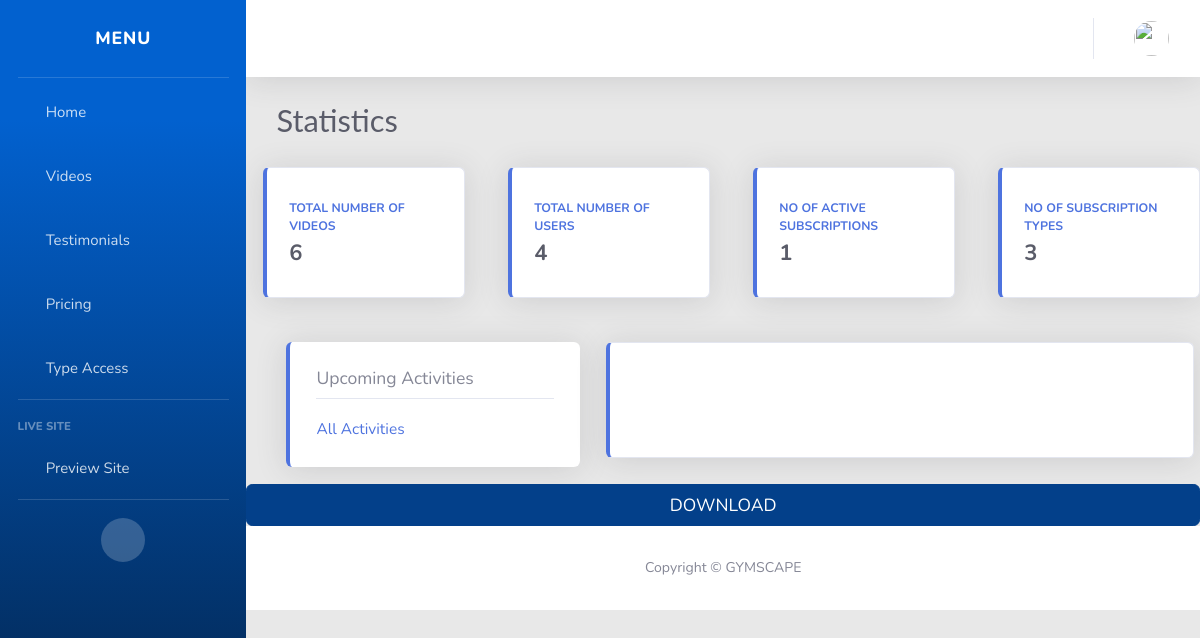
/dashboard/ (signed in), run on an earlier commit of the app's database.
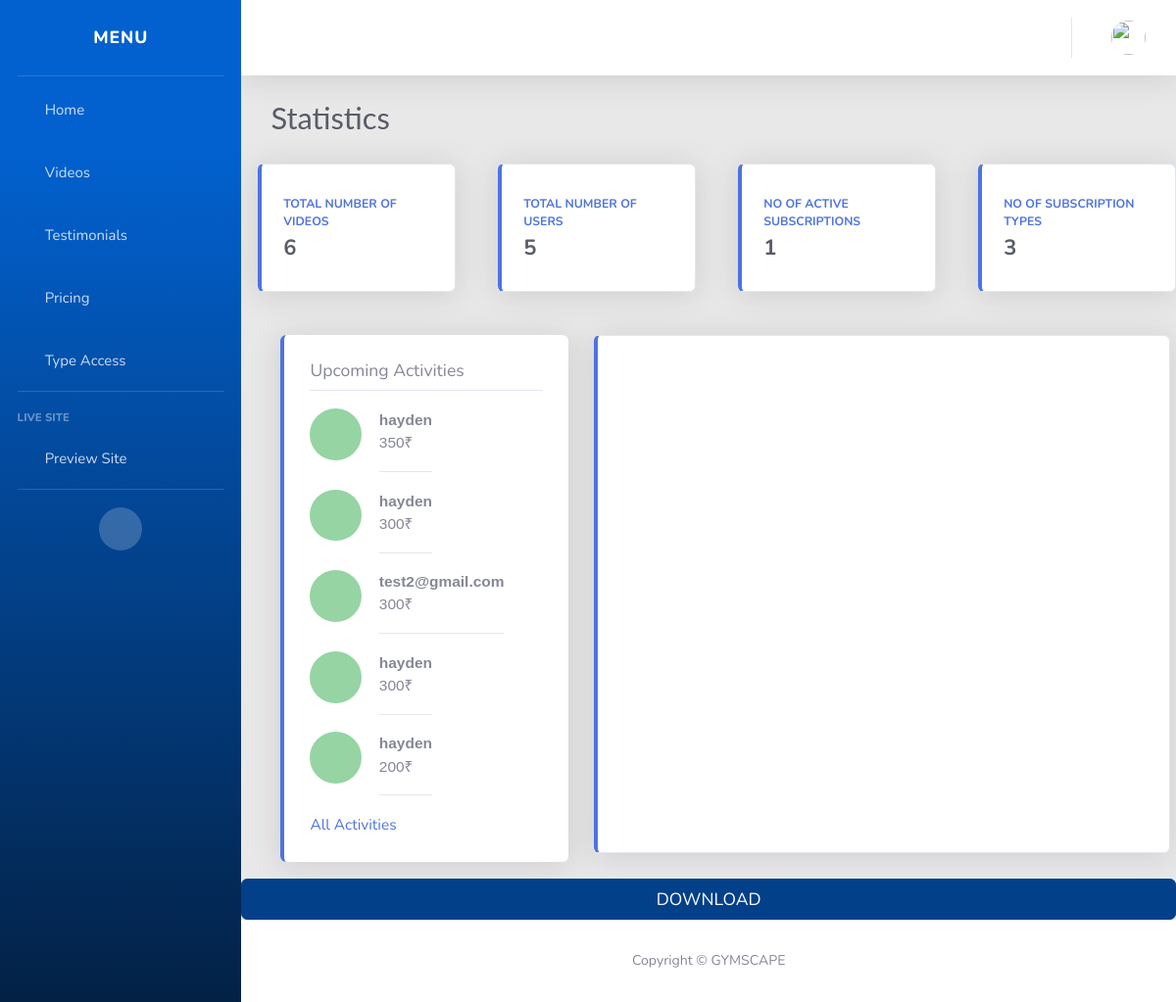
And on a later commit of the database.
### SubsApp/models.py (models this page shows)
class Transations(models.Model):
    user = models.ForeignKey(
        User, on_delete=models.CASCADE)
    amount = models.IntegerField()
    date = models. DateTimeField(auto_now=True)
    success = models.BooleanField(default=False)
    paytmOID = models.CharField(max_length=100, default="")
    subType = models.ForeignKey(
        SubType, on_delete=models.CASCADE, null=True)

### SubsApp/views.py (the view)
# urls.py: path('dashboard/', views.AdminHome, name='AdminHome'),
def AdminHome(request):
    if request.user.is_staff:
        l = []
        for i in Transations.objects.all():
            l.append(str(i.date)[5:7])
        c = collections.Counter(l)
        l = []
        l.append(["date", "Month"])
        for k in c:
            l.append([int(k), int(c[k])])
        context = {
            "totalNoOfUsers": len(User.objects.all()),
            "totalNoOfVideos": len(Video.objects.all()),
            'recentTrans': Transations.objects.all().order_by("-date")[:5],
            'noOfSubs': len(Subscription.objects.all()),
            'noOfSubtypes': len(SubType.objects.all()),
            'activitesGraph': json.dumps(l)
        }
        return render(request, 'home.html', context)
    else:
        return HttpResponsePermanentRedirect(reverse('home'))

### templates/home.html (shortened to what this page needs)
{% extends 'Adminbase.html' %}
{% block content %}
<div id="print-content">
    <div class="d-sm-flex align-items-center justify-content-between mb-4" style="padding-left: 30px;">
        <h1 class="h3 mb-0 text-gray-800">Statistics</h1>
    </div>
    <div class="row">
        <div class="col-xl-3 col-md-6 mb-4" style="padding-left: 30px;">
            <div class="card border-left-primary shadow h-100 py-2">
                <div class="card-body">
                    <div class="row no-gutters align-items-center">
                        <div class="col mr-2">
                            <div class="text-xs font-weight-bold text-primary text-uppercase mb-1">
                                <a href="tables120hrs">Total Number of Videos</a>
                            </div>
                            <div class="h5 mb-0 font-weight-bold text-gray-800">{{totalNoOfVideos}}</div>
                        </div>
                    </div>
                </div>
            </div>
        </div>
        <div class="col-xl-3 col-md-6 mb-4" style="padding-left: 30px;">
            <div class="card border-left-primary shadow h-100 py-2">
                <div class="card-body">
                    <div class="row no-gutters align-items-center">
                        <div class="col mr-2">
                            <div class="text-xs font-weight-bold text-primary text-uppercase mb-1">
                                <a href="tables120hrs">Total Number of Users</a>
                            </div>
                            <div class="h5 mb-0 font-weight-bold text-gray-800">{{totalNoOfUsers}}</div>
                        </div>
                    </div>
                </div>
            </div>
        </div>
        <div class="col-xl-3 col-md-6 mb-4" style="padding-left: 30px;">
            <div class="card border-left-primary shadow h-100 py-2">
                <div class="card-body">
                    <div class="row no-gutters align-items-center">
                        <div class="col mr-2">
                            <div class="text-xs font-weight-bold text-primary text-uppercase mb-1">
                                <a href="tables120hrs">No Of Active Subscriptions</a>
                            </div>
                            <div class="h5 mb-0 font-weight-bold text-gray-800">{{noOfSubs}}</div>
                        </div>
                    </div>
                </div>
            </div>
        </div>
        <div class="col-xl-3 col-md-6 mb-4" style="padding-left: 30px;">
            <div class="card border-left-primary shadow h-100 py-2">
                <div class="card-body">
                    <div class="row no-gutters align-items-center">
                        <div class="col mr-2">
                            <div class="text-xs font-weight-bold text-primary text-uppercase mb-1">
                                <a href="tables120hrs">No Of Subscription Types</a>
                            </div>
                            <div class="h5 mb-0 font-weight-bold text-gray-800">{{noOfSubtypes}}</div>
                        </div>
                    </div>
                </div>
            </div>
        </div>
    </div>
    <div class="row">
        <div class="my-3 p-4 bg-white rounded shadow-sm ml-5 pr-6 border-left-primary shadow " style="min-width:30%;">
            <h6 class="border-bottom pb-2 mb-0">Upcoming Activities</h6>
            {% for act in recentTrans %}
            <div class="d-flex text-muted pt-3" style="min-width:100%;">
                {% if act.success %}
                <span class='dot' style='background-color:#96D4A4'></span>
                {% else %}
                <span class='dot' style='background-color:#F5C6CA'></span>
                {% endif %}
                <p class="pb-3 mb-0 small lh-sm border-bottom">
                    <strong class="d-block text-gray-dark">{{act.user}}</strong>
                    {{act.amount}}₹
                </p>
            </div>
            {% endfor %}
            <small class="d-block text-end mt-3">
                <a href="{% url 'home' %}">All Activities</a>
            </small>
        </div>
        <div id="curve_chart" class="col-xl-1 col-md-6 ml-4 mb-4 card border-left-primary shadow "
            style=" margin-top:1rem;min-width: 60%;border-radius:0.35rem;overflow: hidden;">
        </div>
    </div>
</div>
<input type="button" onclick="printDiv('print-content')" value="Download" class="btn btn-primary" />
{% endblock %}

### templates/Adminbase.html (shortened to what this page needs)
{% extends 'NavBase.html' %}
{% load static %}
{% block aboveNav %}
<html>
<head>
    <link href="{% static 'css/main.css' %}" rel="stylesheet" media="all">
    <link rel="stylesheet" type="text/css" href="{% static 'css/bootstrap.css' %}" />
    <link rel="stylesheet" type="text/css" href="{% static 'css/styles.css' %}" />
    <link href="{% static 'vendor/fontawesome-free/css/all.min.css' %}" rel="stylesheet" type="text/css">
    <link href="{% static 'vendor/datatables/dataTables.bootstrap4.min.css' %}" rel="stylesheet">
    <link href="{% static 'css/sb-admin-2.min.css' %}" rel="stylesheet">
    <link href="{% static 'css/custom.css' %}" rel="stylesheet">
</head>
<body id="page-top">
    <div id="wrapper">
        <ul class="navbar-nav bg-gradient-primary sidebar sidebar-dark accordion" id="accordionSidebar">
            <a class="sidebar-brand d-flex align-items-center justify-content-center" style="color:white">
                <div class="sidebar-brand-text mx-3">Menu </div>
            </a>
            {% endblock %}
            {% block belowNav %}
            <div class="text-center d-none d-md-inline">
                <button class="rounded-circle border-0" id="sidebarToggle"></button>
            </div>
        </ul>
        <div id="content-wrapper" class="d-flex flex-column">
            <div id="content">
                <nav class="navbar navbar-expand navbar-light bg-white topbar mb-4 static-top shadow">
                    <ul class="navbar-nav ml-auto">
                        <li class="nav-item dropdown no-arrow mx-1">
                            <a class="nav-link dropdown-toggle" href="#" id="alertsDropdown" role="button"
                                data-toggle="dropdown" aria-haspopup="true" aria-expanded="false">
                            </a>
                        </li>
                        <li class="nav-item dropdown no-arrow">
                            <a class="nav-link dropdown-toggle" href="#" id="userDropdown" role="button"
                                data-toggle="dropdown" aria-haspopup="true" aria-expanded="false">
                                <img class="img-profile rounded-circle" src="{% static 'img/user.png' %}">
                            </a>
                        </li>
                    </ul>
                </nav>
                {% block content %}
                {% endblock %}
                <footer class="sticky-footer bg-white">
                    <div class="container my-auto">
                        <div class="copyright text-center my-auto">
                            <span>Copyright &copy; GYMSCAPE</span>
                        </div>
                    </div>
                </footer>
            </div>
        </div>
</body>
</html>
{% endblock %}

### templates/NavBase.html
{% block aboveNav %}
{% endblock %}
<hr class="sidebar-divider my-0">
<li class="nav-item {% if request.resolver_match.url_name == 'home' %}active{% endif %}">
    <a class="nav-link" href="{% url 'AdminHome' %}">
        <i class="fas fa-fw fa-tachometer-alt"></i>
        <span>Home</span></a>
</li>
<li class="nav-item {% if request.resolver_match.url_name == 'AddVideo' %}active{% endif %}">
    <a class="nav-link" href="{% url 'AddVideo' %}">
        <i class="fas fa-fw fa-tachometer-alt"></i>
        <span>Videos</span></a>
</li>
<li class="nav-item {% if request.resolver_match.url_name == 'AddTestimonial' %}active{% endif %}">
    <a class="nav-link" href="{% url 'AddTestimonial' %}">
        <i class="fas fa-fw fa-tachometer-alt"></i>
        <span>Testimonials</span></a>
</li>
<li class="nav-item {% if request.resolver_match.url_name == 'AddSubType' %}active{% endif %}">
    <a class="nav-link" href="{% url 'AddSubType' %}">
        <i class="fas fa-fw fa-tachometer-alt"></i>
        <span>Pricing</span></a>
</li>
<li class="nav-item {% if request.resolver_match.url_name == 'AddTypeAccess' %}active{% endif %}">
    <a class="nav-link" href="{% url 'AddTypeAccess' %}">
        <i class="fas fa-fw fa-tachometer-alt"></i>
        <span>Type Access</span></a>
</li>
<hr class="sidebar-divider ">
<div class="sidebar-heading">
    Live Site
</div>
<li class="nav-item {% if request.resolver_match.url_name == 'home' %}active{% endif %}">
    <a class="nav-link" href="{% url 'home' %}">
        <i class="fas fa-fw fa-tachometer-alt"></i>
        <span>Preview Site</span></a>
</li>
<hr class="sidebar-divider d-none d-md-block" />
{% block belowNav %}
{% endblock %}

### static/css/main.css (style rules this page uses)
.row { display: -webkit-box; display: -webkit-flex; display: -moz-box; display: -ms-flexbox; display: flex; -webkit-flex-wrap: wrap; -ms-flex-wrap: wrap; flex-wrap: wrap; }
html { -webkit-box-sizing: border-box; -moz-box-sizing: border-box; box-sizing: border-box; }
* { padding: 0; margin: 0; }
*, *:before, *:after { -webkit-box-sizing: inherit; -moz-box-sizing: inherit; box-sizing: inherit; }
body, h1, h2, h3, h4, h5, h6, blockquote, p, pre, dl, dd, ol, ul, figure, hr, fieldset, legend { margin: 0; padding: 0; }
button { outline: none; background: none; border: none; }
body { font-family: "Open Sans", "Arial", "Helvetica Neue", sans-serif; font-weight: 400; font-size: 14px; }
h1, h2, h3, h4, h5, h6 { font-weight: 400; }
h1 { font-size: 36px; }
h6 { font-size: 13px; }
.btn { display: inline-block; line-height: 50px; padding: 0 50px; -webkit-transition: all 0.4s ease; -o-transition: all 0.4s ease; -moz-transition: all 0.4s ease; transition: all 0.4s ease; cursor: pointer; font-size: 15px; text-transform: uppercase; font-weight: 700; color: #fff; font-family: inherit; }
input { outline: none; margin: 0; border: none; -webkit-box-shadow: none; -moz-box-shadow: none; box-shadow: none; width: 100%; font-size: 14px; font-family: inherit; }
.card { -webkit-border-radius: 3px; -moz-border-radius: 3px; border-radius: 3px; background: #fff; }

### static/css/styles.css (style rules this page uses)
* { margin: 0; padding: 0; }
html { height: 100%; background:white ; background: -webkit-linear-gradient(to left, #6441A5, #2a0845); }
body { font-family: montserrat, arial, verdana; background: transparent; }
h1 { color: green; }
p { font-family: Arial, Helvetica, sans-serif; font-weight: bold; }
* { position: relative; margin: 0; padding: 0; box-sizing: border-box; }
h1 { margin-bottom: 50px; font-family: 'Lato', sans-serif; font-size: 50px; }

### static/css/custom.css (style rules this page uses)
.bg-gradient-primary { background-color:#313645; background-image: linear-gradient(180deg,#0261cf 15%,#032145 100%); background-size:cover }
.btn-primary { color:#fff; background-color:#03408a; border-color:#03408a; }
#wrapper #content-wrapper { background-color:#E8E8E8; width:100%; overflow-x:hidden }

### templates/home.html (style rules this page uses)
.dot { height: 3rem; width: 3rem; background-color: #bbb; border-radius: 50%; display: inline-block; margin-right: 1rem; }

What changed in the data, as far as the page shows it:
added Transations: success True (drawn), user "hayden", amount "350"
added Transations: success True (drawn), user "hayden", amount "300"
added Transations: success True (drawn), user "test2@gmail.com", amount "300"
added Transations: success True (drawn), user "hayden", amount "300"
added Transations: success True (drawn), user "hayden", amount "200"
Also different on the page:
{{ totalNoOfUsers }}: "4" → "5"
